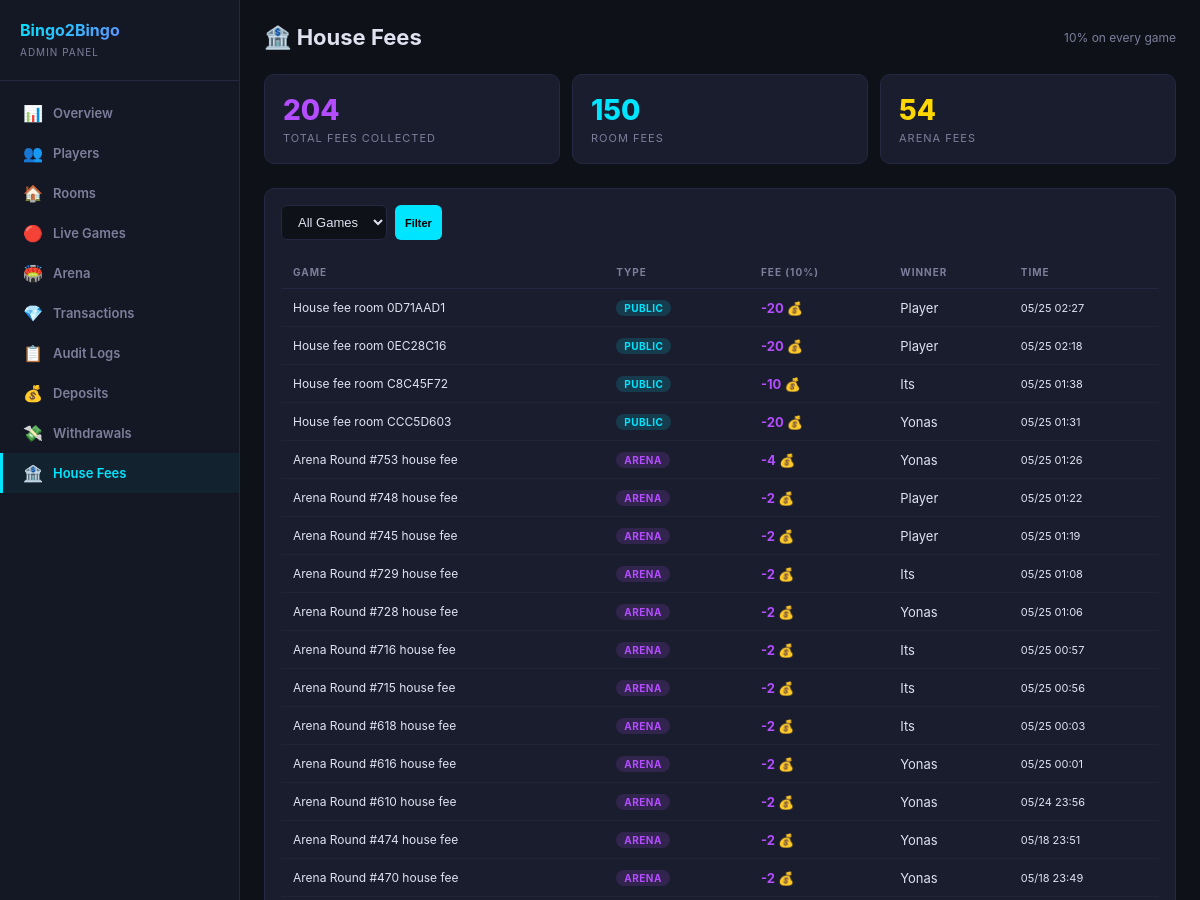
The app's page /dashboard/house-fees/ (signed in, upper part), older data.
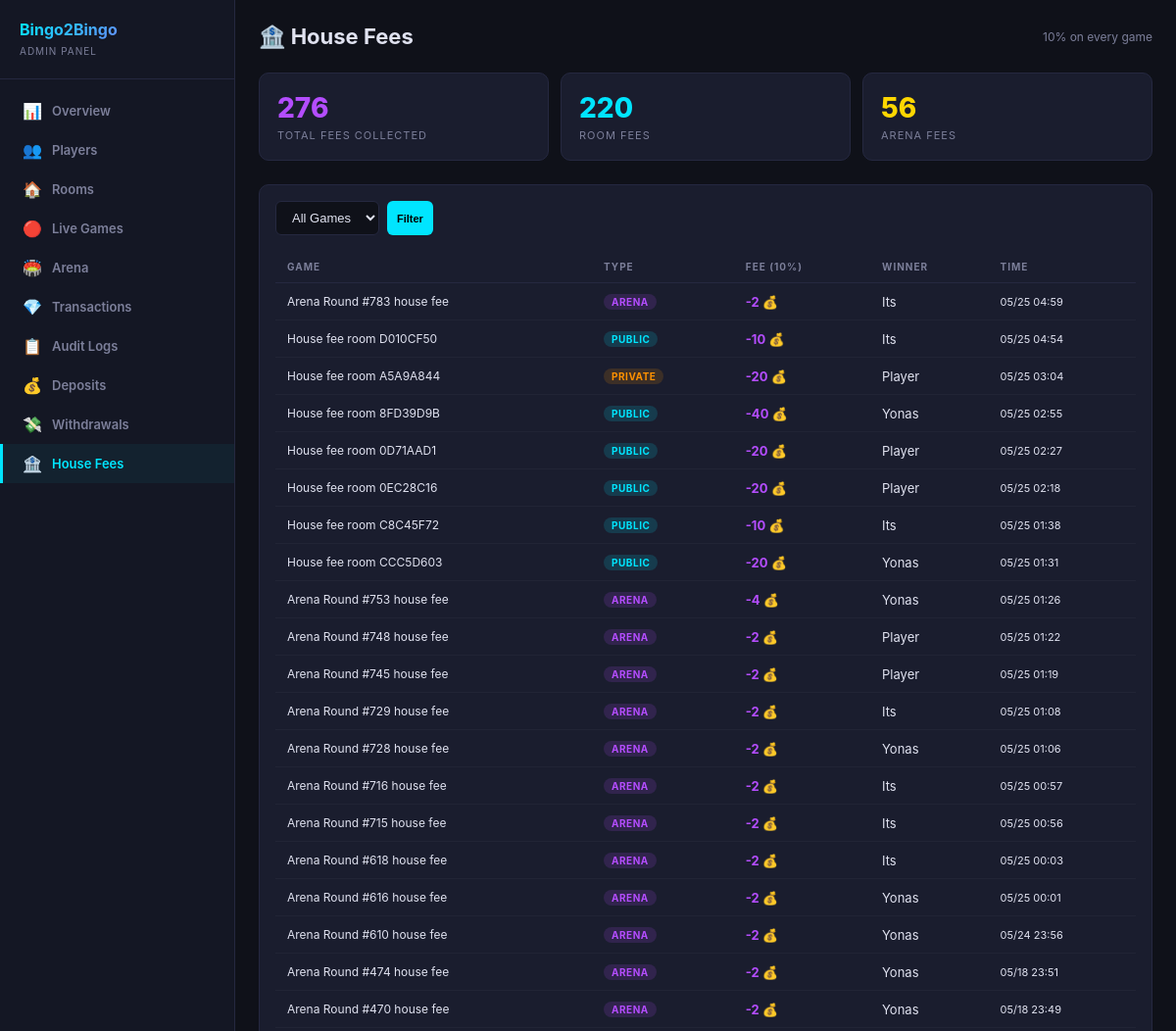
The same page, newer data.
### wallets/models.py (models this page shows, shortened)
class Transaction(models.Model):
    class Type(models.TextChoices):
        DEPOSIT = 'deposit', 'Deposit'
        WITHDRAWAL = 'withdrawal', 'Withdrawal'
        GAME_ENTRY = 'game_entry', 'Game Entry Fee'
        GAME_WIN = 'game_win', 'Game Win'
        DRAW_REFUND = 'draw_refund', 'Draw Refund'
        HOUSE_FEE = 'house_fee', 'House Fee'
        DAILY_BONUS = 'daily_bonus', 'Daily Bonus'
        REFERRAL_BONUS = 'referral_bonus', 'Referral Bonus'
        SPIN_WIN = 'spin_win', 'Spin Win'
        ADMIN_GIFT = 'admin_gift', 'Admin Gift'
    player = models.ForeignKey(Player, on_delete=models.CASCADE, related_name='transactions')
    amount = models.BigIntegerField()
    transaction_type = models.CharField(max_length=20, choices=Type.choices)
    description = models.CharField(max_length=500, blank=True, default='')
    created_at = models.DateTimeField(default=timezone.now)
    class Meta:
        verbose_name = 'Transaction'
        verbose_name_plural = 'Transactions'
        ordering = ['-created_at']

### users/models.py (models this page shows, shortened)
class Player(models.Model):
    telegram_id = models.BigIntegerField(unique=True, db_index=True)
    username = models.CharField(max_length=255, blank=True, default='')
    first_name = models.CharField(max_length=255, blank=True, default='')
    phone_number = models.CharField(max_length=20, blank=True, default='')
    coins = models.BigIntegerField(default=10)
    wins = models.IntegerField(default=0)
    losses = models.IntegerField(default=0)
    games_played = models.IntegerField(default=0)
    xp = models.BigIntegerField(default=0)
    level = models.IntegerField(default=1)
    referral_code = models.CharField(max_length=32, unique=True, blank=True)
    invited_by = models.ForeignKey(
        'self', null=True, blank=True,
        on_delete=models.SET_NULL,
        related_name='invitees'
    )
    is_banned = models.BooleanField(default=False)
    last_daily_bonus = models.DateTimeField(null=True, blank=True)
    created_at = models.DateTimeField(default=timezone.now)
    class Meta:
        verbose_name = 'Player'
        verbose_name_plural = 'Players'
        ordering = ['-coins']

### dashboard/views.py (the view)
# urls.py: path('house-fees/', views.house_fees, name='house_fees'),
@admin_required
def house_fees(request):
    from wallets.models import Transaction
    from games.models import GameRoom
    from arena.models import GameRound as ArenaRound
    from django.db.models import Q, Sum
    game_filter = request.GET.get('type', 'all')
    tx_qs = Transaction.objects.filter(transaction_type='house_fee').select_related('player')
    if game_filter == 'public':
        tx_qs = tx_qs.exclude(description__startswith='Arena')
    elif game_filter == 'arena':
        tx_qs = tx_qs.filter(description__startswith='Arena')
    total_all = Transaction.objects.filter(transaction_type='house_fee').aggregate(s=Sum('amount'))['s'] or 0
    total_rooms = Transaction.objects.filter(transaction_type='house_fee').exclude(description__startswith='Arena').aggregate(s=Sum('amount'))['s'] or 0
    total_arena = Transaction.objects.filter(transaction_type='house_fee', description__startswith='Arena').aggregate(s=Sum('amount'))['s'] or 0
    transactions = list(tx_qs.order_by('-created_at')[:200])
    rich_txns = []
    for tx in transactions:
        info = {
            'tx': tx,
            'game_type': 'Arena' if 'Arena' in tx.description else 'Room',
            'pot': tx.amount * -10,
            'winner': tx.player.first_name,
        }
        desc = tx.description
        if 'room' in desc.lower() and not desc.startswith('Arena'):
            try:
                code = desc.replace('House fee room ', '').strip()
                room = GameRoom.objects.filter(room_code=code).first()
                if room:
                    info['game_type'] = room.get_room_type_display()
                    info['players'] = room.bingo_cards.count()
                    info['pot'] = room.prize_pool + abs(tx.amount)
            except Exception:
                pass
        elif 'Arena' in desc:
            info['players'] = '—'
        rich_txns.append(info)
    return render(request, 'dashboard/house_fees.html', {
        'total_all': abs(total_all),
        'total_rooms': abs(total_rooms),
        'total_arena': abs(total_arena),
        'transactions': rich_txns,
        'game_filter': game_filter,
    })

### dashboard/auth.py (called while the page is built)
def admin_required(view_func):
    @wraps(view_func)
    def wrapper(request, *args, **kwargs):
        if not request.user.is_authenticated:
            return redirect('dashboard:login')
        if not request.user.is_staff and not request.user.is_superuser:
            messages.error(request, 'Access denied. Staff only.')
            return redirect('dashboard:login')
        return view_func(request, *args, **kwargs)
    return wrapper

### dashboard/templates/dashboard/house_fees.html (shortened to what this page needs)
{% extends 'dashboard/base.html' %}
{% block content %}
<div class="header">
  <h1>🏦 House Fees</h1>
  <div class="header-actions">
    <span style="font-size:12px;color:var(--muted);">10% on every game</span>
  </div>
</div>
<div class="stats-grid">
  <div class="stat-card purple">
    <div class="stat-value">{{ total_all }}</div>
    <div class="stat-label">Total Fees Collected</div>
  </div>
  <div class="stat-card cyan">
    <div class="stat-value">{{ total_rooms }}</div>
    <div class="stat-label">Room Fees</div>
  </div>
  <div class="stat-card gold">
    <div class="stat-value">{{ total_arena }}</div>
    <div class="stat-label">Arena Fees</div>
  </div>
</div>
<div class="card">
  <form class="toolbar" method="GET">
    <select name="type">
      <option value="all" {% if game_filter == 'all' %}selected{% endif %}>All Games</option>
    </select>
    <button type="submit" class="btn btn-cyan btn-sm">Filter</button>
  </form>
  <table>
    <thead><tr><th>Game</th><th>Type</th><th>Fee (10%)</th><th>Winner</th><th>Time</th></tr></thead>
    <tbody>
    {% for t in transactions %}
    <tr>
      <td style="font-size:12px;max-width:200px;overflow:hidden;text-overflow:ellipsis;">{{ t.tx.description }}</td>
      <td>
        {% if t.game_type == 'Arena' %}<span class="badge badge-purple">Arena</span>
        {% elif 'Public' in t.game_type %}<span class="badge badge-info">{{ t.game_type }}</span>
        {% else %}<span class="badge badge-warning">{{ t.game_type }}</span>{% endif %}
      </td>
      <td style="color:var(--purple);font-weight:700;">{{ t.tx.amount }} 💰</td>
      <td>{{ t.winner }}</td>
      <td style="font-size:11px;">{{ t.tx.created_at|date:"m/d H:i" }}</td>
    </tr>
    {% empty %}
    <tr><td colspan="5" style="text-align:center;color:var(--muted);padding:32px;">No house fees collected yet</td></tr>
    {% endfor %}
    </tbody>
  </table>
</div>
{% endblock %}

Row changes from the older to the newer data that the page shows:
added Transaction: tx.description "Arena Round #783 house fee", shows "ARENA", tx.amount "-2", winner "Its", tx.created_at "05/25 04:59"
added Transaction: tx.description "House fee room D010CF50", game_type "PUBLIC", tx.amount "-10", winner "Its", tx.created_at "05/25 04:54"
added Transaction: tx.description "House fee room A5A9A844", game_type "PRIVATE", tx.amount "-20", winner "Player", tx.created_at "05/25 03:04"
added Transaction: tx.description "House fee room 8FD39D9B", game_type "PUBLIC", tx.amount "-40", winner "Yonas", tx.created_at "05/25 02:55"
Text that changed along with them:
{{ total_all }}: "204" → "276"
{{ total_rooms }}: "150" → "220"
{{ total_arena }}: "54" → "56"
